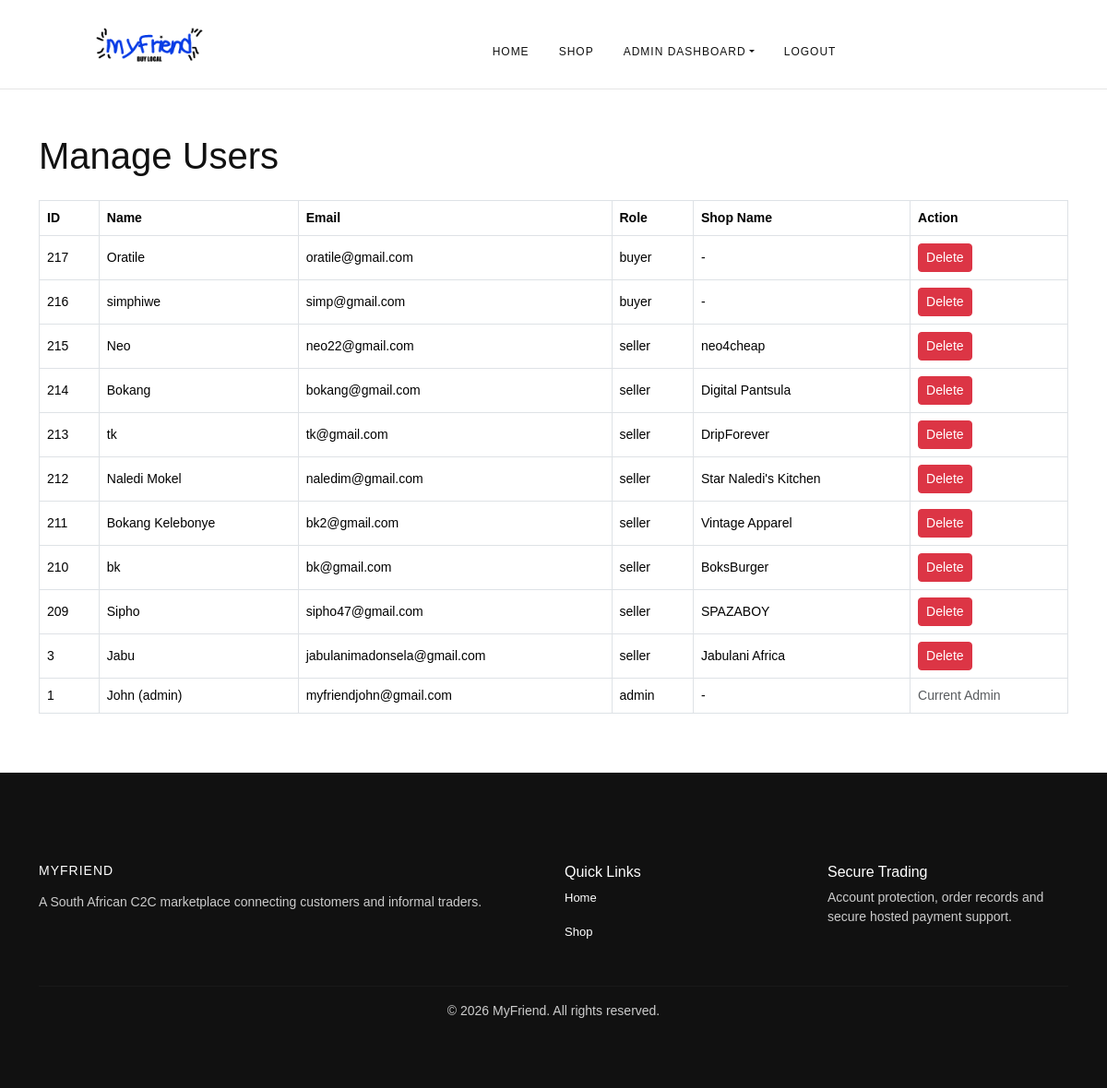
The page /admin/users.php (signed in) on the database its author committed.
### tables this page shows
CREATE TABLE `users` (
  `userID` int(11) NOT NULL,
  `name` varchar(100) NOT NULL,
  `email` varchar(100) NOT NULL,
  `password` varchar(255) NOT NULL,
  `role` varchar(50) NOT NULL,
  `created_at` timestamp NOT NULL DEFAULT current_timestamp(),
  `shop_name` varchar(100) DEFAULT NULL,
  `sellerPhone` varchar(20) DEFAULT NULL,
  `province` varchar(100) DEFAULT NULL,
  `city` varchar(100) DEFAULT NULL,
  `area` varchar(100) DEFAULT NULL,
  `collectionAvailable` tinyint(1) NOT NULL DEFAULT 0,
  `collectionAddress` varchar(255) DEFAULT NULL
);

### config/app.php (called while the page is built, shortened)
<?php
function app_url(string $path = ''): string
{
    $path = '/' . ltrim($path, '/');
    return APP_BASE_URL . ($path === '/' ? '/' : $path);
}

### admin/users.php (the view, shortened to what this page needs)
<?php
require_once dirname(__DIR__) . '/config/app.php';
$sql = "SELECT * FROM users ORDER BY userID DESC";
$result = mysqli_query($conn, $sql);
?>
<!DOCTYPE html>
<html lang="en">
<head>
    <link href="https://cdn.jsdelivr.net/npm/bootstrap@5.3.7/dist/css/bootstrap.min.css" rel="stylesheet">
    <link rel="stylesheet" href="<?php echo app_url('/assets/css/style.css?v=60'); ?>">
</head>
<body>
<?php include '../includes/navbar.php'; ?>
<div class="container mt-5">
    <h1 class="mb-4">Manage Users</h1>
    <div class="table-responsive">
        <table class="table table-bordered align-middle">
            <thead>
                <tr>
                    <th>ID</th>
                    <th>Name</th>
                    <th>Email</th>
                    <th>Role</th>
                    <th>Shop Name</th>
                    <th>Action</th>
                </tr>
            </thead>
            <tbody>
                <?php while ($user = mysqli_fetch_assoc($result)) { ?>
                    <tr>
                        <td><?php echo $user['userID']; ?></td>
                        <td><?php echo $user['name']; ?></td>
                        <td><?php echo $user['email']; ?></td>
                        <td><?php echo $user['role']; ?></td>
                        <td><?php echo !empty($user['shop_name']) ? $user['shop_name'] : '-'; ?></td>
                        <td>
                            <?php if ($user['userID'] != $_SESSION['userID']) { ?>
                                <a
                                    href="<?php echo app_url('/admin/delete-user.php?id=' . $user['userID']); ?>"
                                    class="btn btn-danger btn-sm"
                                    onclick="return confirm('Are you sure you want to delete this account?');">
                                    Delete
                                </a>
                            <?php } else { ?>
                                <span class="text-muted">Current Admin</span>
                            <?php } ?>
                        </td>
                    </tr>
                <?php } ?>
            </tbody>
        </table>
    </div>
</div>
<?php include '../includes/footer.php'; ?>
</body>
</html>

### assets/style.css (style rules this page uses)
body { background-color: #ffffff; color: #111111; font-family: Arial, Helvetica, sans-serif; margin: 0; padding: 0; }
a { text-decoration: none; }
.table { font-size: 14px; }

### rows shown on the page
users: userID "217", name "Oratile", email "oratile@gmail.com", role "buyer"
users: userID "216", name "simphiwe", email "simp@gmail.com", role "buyer"
users: userID "215", name "Neo", email "neo22@gmail.com", role "seller", shop_name "neo4cheap"
users: userID "214", name "Bokang", email "bokang@gmail.com", role "seller", shop_name "Digital Pantsula"
users: userID "213", name "tk", email "tk@gmail.com", role "seller", shop_name "DripForever"
users: userID "212", name "Naledi Mokel", email "naledim@gmail.com", role "seller", shop_name "Star Naledi's Kitchen"
users: userID "211", name "Bokang Kelebonye", email "bk2@gmail.com", role "seller", shop_name "Vintage Apparel"
users: userID "210", name "bk", email "bk@gmail.com", role "seller", shop_name "BoksBurger"
users: userID "209", name "Sipho", email "sipho47@gmail.com", role "seller", shop_name "SPAZABOY"
users: userID "3", name "Jabu", email "jabulanimadonsela@gmail.com", role "seller", shop_name "Jabulani Africa"
users: userID "1", name "John (admin)", email "myfriendjohn@gmail.com", role "admin", shows "Current Admin"
